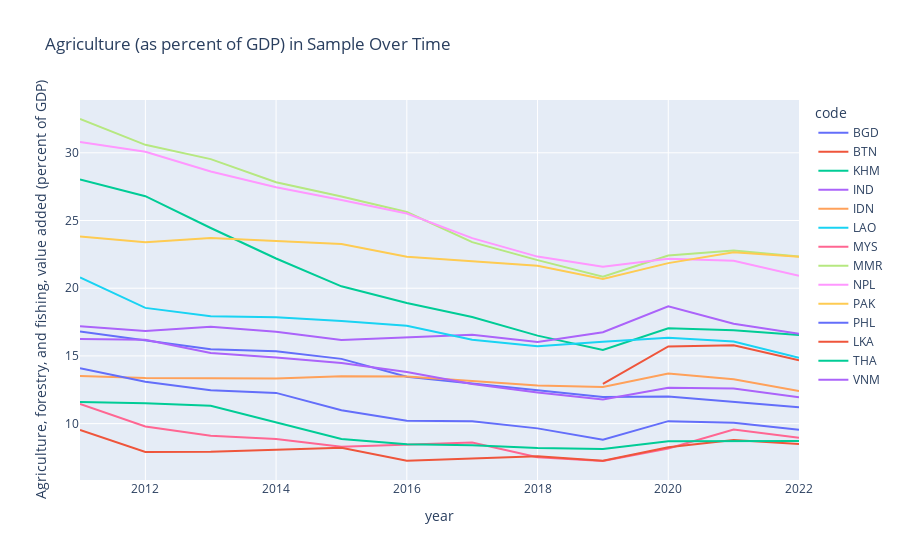

Here is the notebook cell this chart was saved with:
### Code cell
px.line(
    df_for_interactive,
    x = 'year',
    y = 'Agriculture, forestry, and fishing, value added (percent of GDP)',
    color = 'code',
    title='Agriculture (as percent of GDP) in Sample Over Time'
)

### Figure 1 — Plotly figure (JSON) as saved in the notebook; plotly's stock layout.template omitted (floating-point values rounded to 4 significant figures)
{"data": [{"hovertemplate": "code=BGD<br>year=%{x}<br>Agriculture, forestry, and fishing, value added (percent of GDP)=%{y}<extra></extra>", "legendgroup": "BGD", "line": {"color": "#636efa", "dash": "solid"}, "marker": {"symbol": "circle"}, "mode": "lines", "name": "BGD", "orientation": "v", "showlegend": true, "type": "scatter", "x": [2011, 2012, 2013, 2014, 2015, 2016, 2016, 2017, 2017, 2018, 2018, 2019, 2019, 2020, 2020, 2021, 2021, 2022, 2022], "xaxis": "x", "y": [16.81, 16.18, 15.49, 15.35, 14.78, 13.46, 13.46, 12.96, 12.96, 12.48, 12.48, 11.98, 11.98, 12.0, 12.0, 11.63, 11.63, 11.22, 11.22], "yaxis": "y"}, {"hovertemplate": "code=BTN<br>year=%{x}<br>Agriculture, forestry, and fishing, value added (percent of GDP)=%{y}<extra></extra>", "legendgroup": "BTN", "line": {"color": "#EF553B", "dash": "solid"}, "marker": {"symbol": "circle"}, "mode": "lines", "name": "BTN", "orientation": "v", "showlegend": true, "type": "scatter", "x": [2019, 2019, 2020, 2020, 2021, 2021, 2022, 2022], "xaxis": "x", "y": [12.93, 12.93, 15.7, 15.7, 15.79, 15.79, 14.67, 14.67], "yaxis": "y"}, {"hovertemplate": "code=KHM<br>year=%{x}<br>Agriculture, forestry, and fishing, value added (percent of GDP)=%{y}<extra></extra>", "legendgroup": "KHM", "line": {"color": "#00cc96", "dash": "solid"}, "marker": {"symbol": "circle"}, "mode": "lines", "name": "KHM", "orientation": "v", "showlegend": true, "type": "scatter", "x": [2011, 2012, 2013, 2014, 2015, 2016, 2016, 2017, 2017, 2018, 2018, 2019, 2019, 2020, 2020, 2021, 2021, 2022, 2022], "xaxis": "x", "y": [28.04, 26.8, 24.45, 22.19, 20.14, 18.91, 18.91, 17.87, 17.87, 16.5, 16.5, 15.44, 15.44, 17.04, 17.04, 16.9, 16.9, 16.54, 16.54], "yaxis": "y"}, {"hovertemplate": "code=IND<br>year=%{x}<br>Agriculture, forestry, and fishing, value added (percent of GDP)=%{y}<extra></extra>", "legendgroup": "IND", "line": {"color": "#ab63fa", "dash": "solid"}, "marker": {"symbol": "circle"}, "mode": "lines", "name": "IND", "orientation": "v", "showlegend": true, "type": "scatter", "x": [2011, 2012, 2013, 2014, 2015, 2016, 2016, 2017, 2017, 2018, 2018, 2019, 2019, 2020, 2020, 2021, 2021, 2022, 2022], "xaxis": "x", "y": [17.19, 16.85, 17.15, 16.79, 16.17, 16.36, 16.36, 16.56, 16.56, 16.03, 16.03, 16.76, 16.76, 18.67, 18.67, 17.37, 17.37, 16.64, 16.64], "yaxis": "y"}, {"hovertemplate": "code=IDN<br>year=%{x}<br>Agriculture, forestry, and fishing, value added (percent of GDP)=%{y}<extra></extra>", "legendgroup": "IDN", "line": {"color": "#FFA15A", "dash": "solid"}, "marker": {"symbol": "circle"}, "mode": "lines", "name": "IDN", "orientation": "v", "showlegend": true, "type": "scatter", "x": [2011, 2012, 2013, 2014, 2015, 2016, 2016, 2017, 2017, 2018, 2018, 2019, 2019, 2020, 2020, 2021, 2021, 2022, 2022], "xaxis": "x", "y": [13.51, 13.37, 13.36, 13.34, 13.49, 13.48, 13.48, 13.16, 13.16, 12.81, 12.81, 12.71, 12.71, 13.7, 13.7, 13.28, 13.28, 12.4, 12.4], "yaxis": "y"}, {"hovertemplate": "code=LAO<br>year=%{x}<br>Agriculture, forestry, and fishing, value added (percent of GDP)=%{y}<extra></extra>", "legendgroup": "LAO", "line": {"color": "#19d3f3", "dash": "solid"}, "marker": {"symbol": "circle"}, "mode": "lines", "name": "LAO", "orientation": "v", "showlegend": true, "type": "scatter", "x": [2011, 2012, 2013, 2014, 2015, 2016, 2016, 2017, 2017, 2018, 2018, 2019, 2019, 2020, 2020, 2021, 2021, 2022, 2022], "xaxis": "x", "y": [20.79, 18.55, 17.93, 17.85, 17.59, 17.23, 17.23, 16.2, 16.2, 15.71, 15.71, 16.05, 16.05, 16.34, 16.34, 16.07, 16.07, 14.87, 14.87], "yaxis": "y"}, {"hovertemplate": "code=MYS<br>year=%{x}<br>Agriculture, forestry, and fishing, value added (percent of GDP)=%{y}<extra></extra>", "legendgroup": "MYS", "line": {"color": "#FF6692", "dash": "solid"}, "marker": {"symbol": "circle"}, "mode": "lines", "name": "MYS", "orientation": "v", "showlegend": true, "type": "scatter", "x": [2011, 2012, 2013, 2014, 2015, 2016, 2017, 2018, 2019, 2020, 2021, 2022], "xaxis": "x", "y": [11.45, 9.794, 9.113, 8.873, 8.287, 8.463, 8.598, 7.512, 7.241, 8.166, 9.566, 8.951], "yaxis": "y"}, {"hovertemplate": "code=MMR<br>year=%{x}<br>Agriculture, forestry, and fishing, value added (percent of GDP)=%{y}<extra></extra>", "legendgroup": "MMR", "line": {"color": "#B6E880", "dash": "solid"}, "marker": {"symbol": "circle"}, "mode": "lines", "name": "MMR", "orientation": "v", "showlegend": true, "type": "scatter", "x": [2011, 2012, 2013, 2014, 2015, 2016, 2016, 2017, 2017, 2018, 2018, 2019, 2019, 2020, 2020, 2021, 2021, 2022, 2022], "xaxis": "x", "y": [32.5, 30.59, 29.53, 27.83, 26.77, 25.63, 25.63, 23.4, 23.4, 22.08, 22.08, 20.84, 20.84, 22.42, 22.42, 22.79, 22.79, 22.33, 22.33], "yaxis": "y"}, {"hovertemplate": "code=NPL<br>year=%{x}<br>Agriculture, forestry, and fishing, value added (percent of GDP)=%{y}<extra></extra>", "legendgroup": "NPL", "line": {"color": "#FF97FF", "dash": "solid"}, "marker": {"symbol": "circle"}, "mode": "lines", "name": "NPL", "orientation": "v", "showlegend": true, "type": "scatter", "x": [2011, 2012, 2013, 2014, 2015, 2016, 2016, 2017, 2017, 2018, 2018, 2019, 2019, 2020, 2020, 2021, 2021, 2022, 2022], "xaxis": "x", "y": [30.81, 30.08, 28.62, 27.46, 26.52, 25.52, 25.52, 23.7, 23.7, 22.33, 22.33, 21.58, 21.58, 22.18, 22.18, 22.02, 22.02, 20.91, 20.91], "yaxis": "y"}, {"hovertemplate": "code=PAK<br>year=%{x}<br>Agriculture, forestry, and fishing, value added (percent of GDP)=%{y}<extra></extra>", "legendgroup": "PAK", "line": {"color": "#FECB52", "dash": "solid"}, "marker": {"symbol": "circle"}, "mode": "lines", "name": "PAK", "orientation": "v", "showlegend": true, "type": "scatter", "x": [2011, 2012, 2013, 2014, 2015, 2016, 2016, 2017, 2017, 2018, 2018, 2019, 2019, 2020, 2020, 2021, 2021, 2022, 2022], "xaxis": "x", "y": [23.82, 23.39, 23.71, 23.49, 23.26, 22.33, 22.33, 21.96, 21.96, 21.65, 21.65, 20.68, 20.68, 21.85, 21.85, 22.66, 22.66, 22.33, 22.33], "yaxis": "y"}, {"hovertemplate": "code=PHL<br>year=%{x}<br>Agriculture, forestry, and fishing, value added (percent of GDP)=%{y}<extra></extra>", "legendgroup": "PHL", "line": {"color": "#636efa", "dash": "solid"}, "marker": {"symbol": "circle"}, "mode": "lines", "name": "PHL", "orientation": "v", "showlegend": true, "type": "scatter", "x": [2011, 2012, 2013, 2014, 2015, 2016, 2016, 2017, 2017, 2018, 2018, 2019, 2019, 2020, 2020, 2021, 2021, 2022, 2022], "xaxis": "x", "y": [14.1, 13.1, 12.47, 12.27, 11.0, 10.21, 10.21, 10.18, 10.18, 9.65, 9.65, 8.82, 8.82, 10.19, 10.19, 10.07, 10.07, 9.552, 9.552], "yaxis": "y"}, {"hovertemplate": "code=LKA<br>year=%{x}<br>Agriculture, forestry, and fishing, value added (percent of GDP)=%{y}<extra></extra>", "legendgroup": "LKA", "line": {"color": "#EF553B", "dash": "solid"}, "marker": {"symbol": "circle"}, "mode": "lines", "name": "LKA", "orientation": "v", "showlegend": true, "type": "scatter", "x": [2011, 2012, 2013, 2014, 2015, 2016, 2017, 2018, 2019, 2020, 2021, 2022], "xaxis": "x", "y": [9.533, 7.91, 7.925, 8.081, 8.217, 7.262, 7.431, 7.592, 7.256, 8.251, 8.79, 8.497], "yaxis": "y"}, {"hovertemplate": "code=THA<br>year=%{x}<br>Agriculture, forestry, and fishing, value added (percent of GDP)=%{y}<extra></extra>", "legendgroup": "THA", "line": {"color": "#00cc96", "dash": "solid"}, "marker": {"symbol": "circle"}, "mode": "lines", "name": "THA", "orientation": "v", "showlegend": true, "type": "scatter", "x": [2011, 2012, 2013, 2014, 2015, 2016, 2016, 2017, 2017, 2018, 2018, 2019, 2019, 2020, 2020, 2021, 2021, 2022, 2022], "xaxis": "x", "y": [11.59, 11.5, 11.32, 10.09, 8.873, 8.478, 8.478, 8.406, 8.406, 8.202, 8.202, 8.129, 8.129, 8.703, 8.703, 8.692, 8.692, 8.725, 8.725], "yaxis": "y"}, {"hovertemplate": "code=VNM<br>year=%{x}<br>Agriculture, forestry, and fishing, value added (percent of GDP)=%{y}<extra></extra>", "legendgroup": "VNM", "line": {"color": "#ab63fa", "dash": "solid"}, "marker": {"symbol": "circle"}, "mode": "lines", "name": "VNM", "orientation": "v", "showlegend": true, "type": "scatter", "x": [2011, 2012, 2013, 2014, 2015, 2016, 2016, 2017, 2017, 2018, 2018, 2019, 2019, 2020, 2020, 2021, 2021, 2022, 2022], "xaxis": "x", "y": [16.26, 16.2, 15.22, 14.88, 14.47, 13.82, 13.82, 12.93, 12.93, 12.31, 12.31, 11.78, 11.78, 12.66, 12.66, 12.6, 12.6, 11.96, 11.96], "yaxis": "y"}], "layout": {"legend": {"title": {"text": "code"}, "tracegroupgap": 0}, "title": {"text": "Agriculture (as percent of GDP) in Sample Over Time"}, "xaxis": {"anchor": "y", "domain": [0, 1], "title": {"text": "year"}}, "yaxis": {"anchor": "x", "domain": [0, 1], "title": {"text": "Agriculture, forestry, and fishing, value added (percent of GDP)"}}}}
